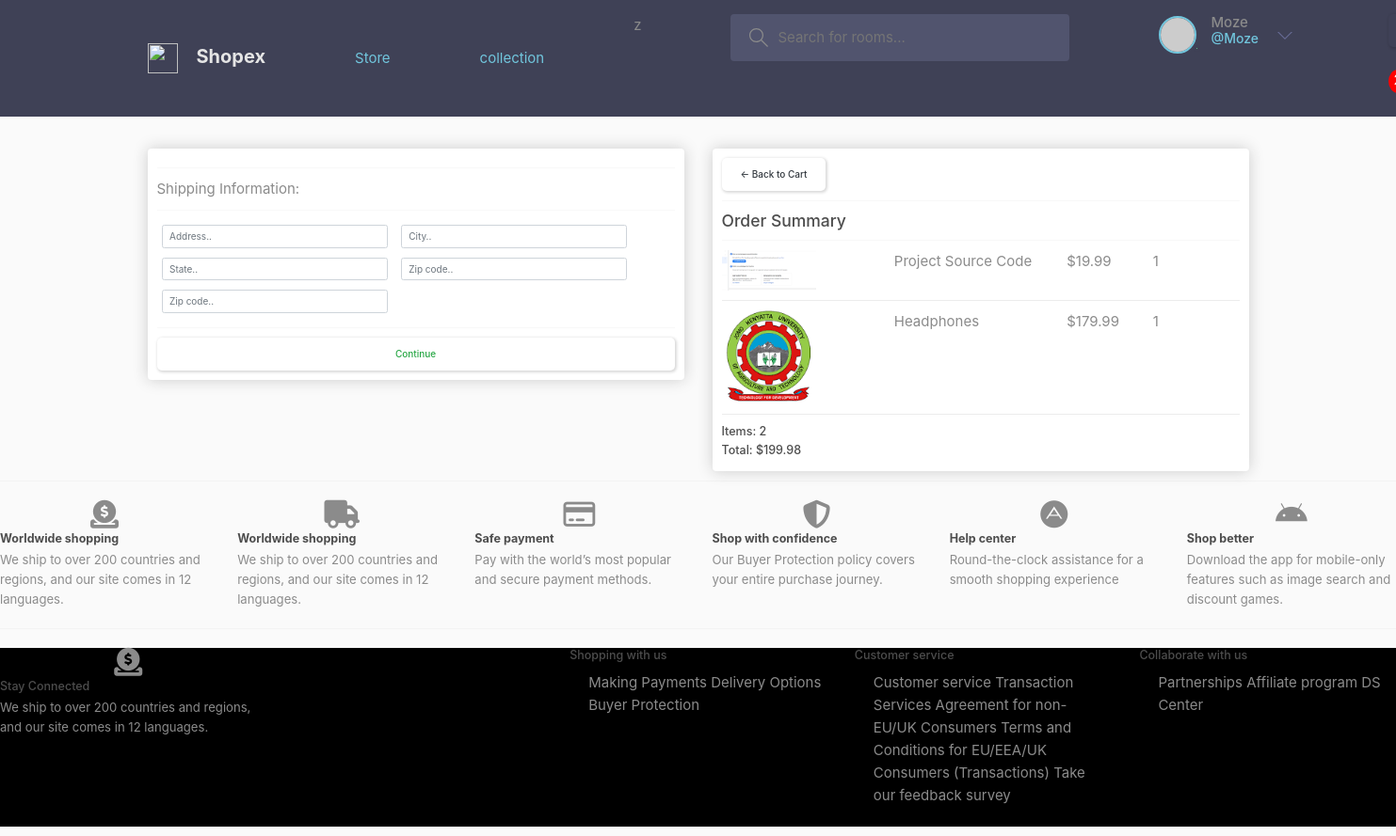
/checkout/ (signed in), run on an earlier commit of the app's database.
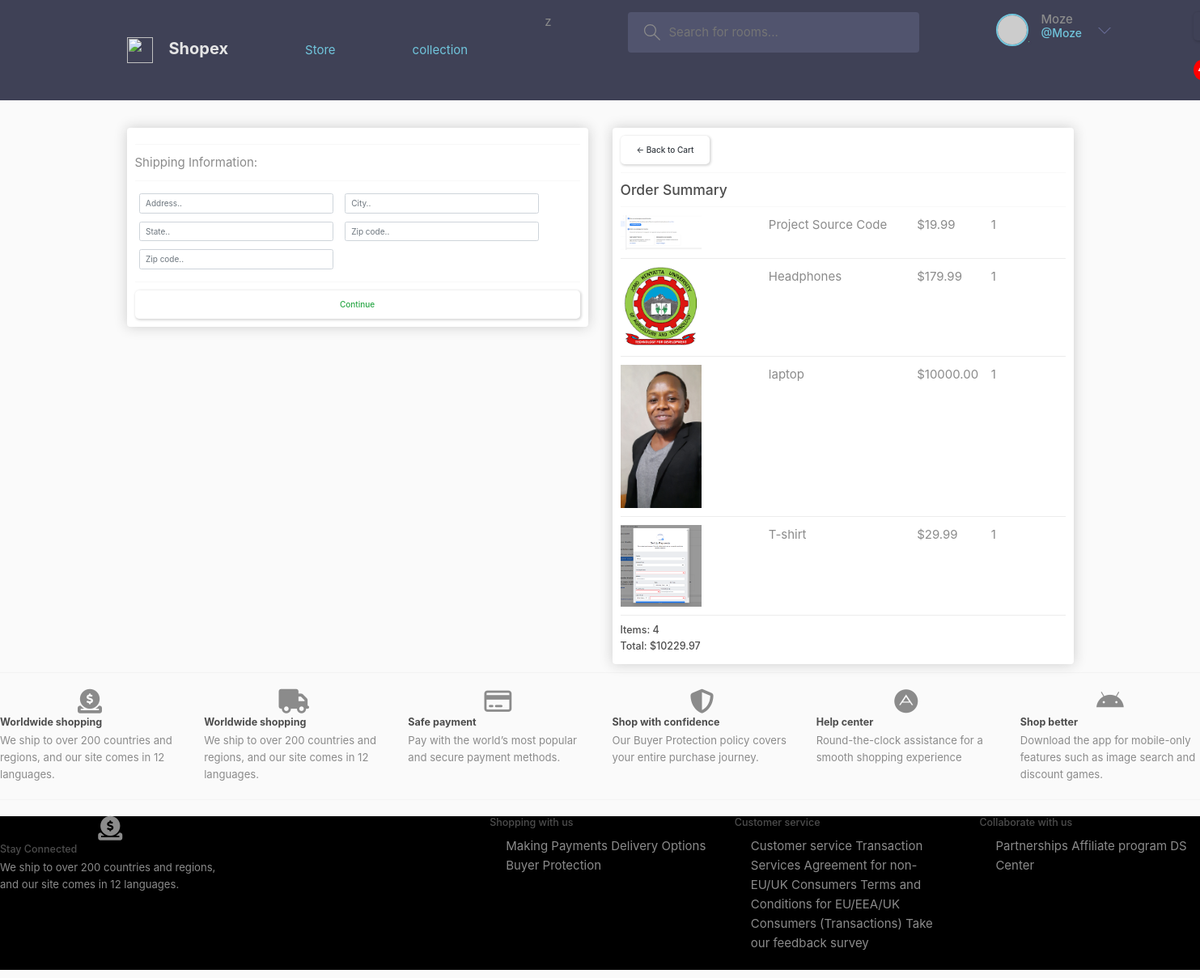
And on a later commit of the database.
### store/models.py (models this page shows, shortened)
class orderedItem(models.Model):
    product = models.ForeignKey(Product,on_delete=models.SET_NULL,blank=True,null=True)
    order = models.ForeignKey(Order,on_delete=models.SET_NULL,blank=True,null=True)
    quantity = models.IntegerField(default=0,null=True,blank=True)
    date_added = models.DateTimeField(auto_now_add=True)
    @property
    def get_total(self):
        total = self.product.price*self.quantity
        return total

class Product(models.Model):
    category = models.ForeignKey(Category,on_delete=models.SET_NULL,blank=True,null=True)
    slug = models.SlugField(max_length=200,null=True,blank=False)
    name = models.CharField(max_length=200,null=True)
    price = models.DecimalField(max_digits=7,decimal_places=2 )
    old_price =  models.DecimalField(max_digits=7,decimal_places=2,null=True,)
    small_descriptions = models.CharField(max_length=500,null=True,blank=False)
    descriptions = models.TextField(max_length=500,null=True,blank=False)
    digital = models.BooleanField(default=False,null=True,blank=False)
    image = models.ImageField(null=True, blank=True)
    trending = models.BooleanField(default=False,help_text="0=default, 1=Trending")
    tag =  models.CharField(max_length=200,null=True,blank=False)
    status = models.BooleanField(default=False,help_text="0=default, 1=Hidden")
    @property
    def imageURL(self):
        try:
            url = self.image.url
        except:
            url = ''
        return url

class Order(models.Model):
    customer = models.ForeignKey(Customer,on_delete=models.SET_NULL,blank=True,null=True)
    date_ordered = models.DateTimeField(auto_now_add=True)
    complete = models.BooleanField(default=False,null=True,blank=False)
    transaction_id = models.CharField(max_length=200,null=True)
    @property
    def shipping(self):
        shipping=False
        ordereditems = self.ordereditem_set.all()
        for i in ordereditems:
            if i.product.digital == False:
                shipping = True
        return shipping
    @property
    def get_cart_total(self):
        ordereditems = self.ordereditem_set.all()
        total = sum([item.get_total for item in ordereditems])
        return total
    @property
    def get_cart_items(self):
        ordereditems = self.ordereditem_set.all()
        total = sum([item.quantity for item in ordereditems])
        return total

### store/views.py (the view)
# urls.py: path('checkout/', views.checkout, name="checkout"),
def checkout(request):
     data = cartData(request)
     cartItems = data['cartItems']
     order =data['order']
     items = data['items']
     context = {'items':items,'order':order, 'cartItems':cartItems}
     return render (request, 'store/checkout.html',context)

### store/utils.py (called while the page is built)
def cartData(request):
    if request.user.is_authenticated:
        customer = request.user.customer
        order, created = Order.objects.get_or_create(customer=customer,complete=False)
        items= order.ordereditem_set.all()
        cartItems = order.get_cart_items
    else:
       cookieData = cookieCart(request)
       cartItems = cookieData['cartItems']
       order = cookieData['order']
       items = cookieData['items']
    return{'cartItems':cartItems,'order':order,'items':items}

### store/templates/store/checkout.html (shortened to what this page needs)
{% extends 'store/main.html' %}
{% load static %}
{% block content %}
     <div class="row">
		<div class="col-lg-6">
			<div class="box-element" id="form-wrapper">
				<form id="form">
					<div id="shipping-info">
						<hr>
						<p>Shipping Information:</p>
						<hr>
						<div class="form-field">
							<input class="form-control" type="text" name="address" placeholder="Address..">
						</div>
						<div class="form-field">
							<input class="form-control" type="text" name="city" placeholder="City..">
						</div>
						<div class="form-field">
							<input class="form-control" type="text" name="state" placeholder="State..">
						</div>
						<div class="form-field">
							<input class="form-control" type="text" name="zipcode" placeholder="Zip code..">
						</div>
						<div class="form-field">
							<input class="form-control" type="text" name="country" placeholder="Zip code..">
						</div>
					</div>
					<hr>
					<input id="form-button" class="btn btn-outline-success btn-block" type="submit" value="Continue">
				</form>
			</div>
			<br>
		</div>
		<div class="col-lg-6">
			<div class="box-element">
				<a  class="btn btn-outline-dark" href="{% url 'cart' %}">&#x2190; Back to Cart</a>
				<hr>
				<h3>Order Summary</h3>
				<hr>
				{% for item in items %}
				<div class="cart-row">
					<div style="flex:2"><img class="row-image" src="{{item.product.imageURL}}"></div>
					<div style="flex:2"><p>{{item.product.name}}</p></div>
					<div style="flex:1"><p>${{item.product.price|floatformat:2}}</p></div>
					<div style="flex:1"><p>{{item.quantity}}</p></div>
				</div>
				{% endfor %}
				<h5>Items:   {{order.get_cart_items}}</h5>
				<h5>Total:   ${{order.get_cart_total|floatformat:2}}</h5>
			</div>
		</div>
	</div>
{% endblock content %}

### store/templates/store/main.html (shortened to what this page needs)
<!DOCTYPE html>
{% load static %}
<html>
<head>
	<link rel="stylesheet" href="https://stackpath.bootstrapcdn.com/bootstrap/4.4.1/css/bootstrap.min.css">
	<link rel="stylesheet" href="path/to/bootstrap/css/bootstrap.min.css">
	<link rel="stylesheet" href="path/to/font-awesome/css/font-awesome.min.css">
	<link rel="stylesheet" href="https://cdn.jsdelivr.net/npm/bootstrap@4.3.1/dist/css/bootstrap.min.css">
	<link rel="stylesheet" href="https://cdnjs.cloudflare.com/ajax/libs/font-awesome/4.7.0/css/font-awesome.min.css">
	<link rel="stylesheet" type="text/css" href="{% static 'css/main.css' %}">
</head>
<body>
	<header class="header header--loggedIn">
		<div class="container">
		  <a href="{% url 'store' %}" class="header__logo">
			<img src="{% static 'images/logo.svg' %}" />
			<h1>Shopex</h1>
		  </a>
		  <a class="header__logo" href="{% url 'store' %}">Store <span class="sr-only">(current)</span></a>
		  <a class="header__logo" href="{% url 'collection' %}">collection</a>
	z
		  <form class="header__search" method="GET" action="#">
			<label>
			  <input  name="q" placeholder="Search for rooms..." />
			</label>
		  </form>
	 <nav class="header__menu">
	{% if user.is_authenticated %}
	<div class="header__user">
		<a href="profile.html">
		  <div class="avatar avatar--medium active">
			<img src="https://randomuser.me/api/portraits/men/37.jpg" />
		  </div>
		  <p>{{request.user.username}} <span>@{{request.user.username}}</span></p>
		</a>
		<button class="dropdown-button">
		  <svg version="1.1" xmlns="http://www.w3.org/2000/svg" width="32" height="32" viewBox="0 0 32 32">
			<title>chevron-down</title>
			<path d="M16 21l-13-13h-3l16 16 16-16h-3l-13 13z"></path>
		  </svg>
		</button>
	  </div>
	{% endif %}
	</nav>
	<div class="form-inline my-2 my-lg-0">
		<div class="search-bar">
			<a href="#"class="btn btn-warning">Login</a>
			<a href="{% url 'cart' %}">
			</a>
			<p id="cart-total">{{cartItems}}</p>
			</div>
	 </div>
	</div>
	</header>
     <div class="container">
            <br>
            {% block content %}
            {% endblock content %}
         </div>
		<hr>
<div class="bottom-footer" style="margin-top: 2rem;">
	<div class="row">
		<div class="col">
			<center><i class="fa-sharp fa-solid fa-circle-dollar-to-slot fa-2x"></i></center>
			<h5><strong>Worldwide shopping</strong></h5>
			<p style="font-size: 0.875em!important;">We ship to over 200 countries and regions, and our site comes in 12 languages.</p>
		</div>
		<div class="col">
			<center><i class="fa-solid fa-truck fa-2x"></i></center>
			<h5><strong>Worldwide shopping</strong></h5>
			<p style="font-size: 0.875em!important;">We ship to over 200 countries and regions, and our site comes in 12 languages.</p>
		</div>
		<div class="col">
			<center><i class="fa-regular fa-credit-card fa-2x"></i></center>
			<h5><strong>Safe payment</strong></h5>
			<p style="font-size: 0.875em!important;">Pay with the world’s most popular and secure payment methods.</p>
		  </div>
		  <div class="col">
			<center><i class="fa-solid fa-shield-halved fa-2x"></i></center>
			<h5><strong>Shop with confidence</strong></h5>
			<p style="font-size: 0.875em!important;">Our Buyer Protection policy covers your entire purchase journey.</p>
		  </div>
		  <div class="col">
			<center><i class="fa-brands fa-adn fa-2x"></i></center>
			<h5><strong>Help center</strong></h5>
			<p style="font-size: 0.875em!important;">Round-the-clock assistance for a smooth shopping experience</p>
		  </div>
		  <div class="col">
			<center><i class="fa-brands fa-android fa-2x"></i></center>
			<h5><strong>Shop better</strong></h5>
			<p style="font-size: 0.875em!important;">Download the app for mobile-only features such as image search and discount games.</p>
		  </div>
</div>
<hr>
<div class="bottom-footer" style="margin-top: 2rem; background-color: black; " >
	<div class="row">
		<div class="col">
			<center><i class="fa-sharp fa-solid fa-circle-dollar-to-slot fa-2x"></i></center>
			<h5>Stay Connected</h5>
			<p style="font-size: 0.875em!important;">We ship to over 200 countries and regions, and our site comes in 12 languages.</p>
		</div>
		<div class="col">
		</div>
		<div class="col">
			<h5>Shopping with us</h5>
			<p style="font-size: 0.875em!important;">
				<ul>
					<l1>Making Payments</l1>
					<l1>Delivery Options</l1>
					<l1>Buyer Protection</l1>
				</ul>
			</p>
		  </div>
		  <div class="col">
			<h5>Customer service</h5>
			<p style="font-size: 0.875em!important;">
				<ul>
					<l1>Customer service</l1>
					<l1>Transaction Services Agreement for non-<br>EU/UK Consumers</l1>
					<l1>Terms and Conditions for EU/EEA/UK</l1>
					<l1>Consumers (Transactions)</l1>
					<l1>Take our feedback survey</l1>
				</ul>
			</p>
		  </div>
		  <div class="col">
			<h5>Collaborate with us</h5>
			<p style="font-size: 0.875em!important;">
				<ul>
					<l1>Partnerships</l1>
					<l1>Affiliate program</l1>
					<l1>DS Center</l1>
				</ul>
			</p>
		  </div>
</div>
<hr>
</body>
</html>

### static/css/main.css (style rules this page uses)
body { background-color: hsl(0, 0%, 98%); }
h1,h2,h3,h4,h5,h6 { color:hsl(0, 0%, 30%); }
.box-element { box-shadow:hsl(0, 0%, 80%) 0 0 16px; background-color: #fff; border-radius: 4px; padding: 10px; }
#cart-total { display: block; text-align: center; color:#fff; background-color: red; width: 20px; height: 25px; border-radius: 50%; font-size: 14px; }
.col-lg-4, .col-lg-6, .col-lg-8, .col-lg-12 { margin-top: 10px; }
.btn { border-radius: 0; }
.row-image { width: 100px; }
.form-field { width:250px; display: inline-block; padding: 5px; }
.cart-row { display: flex; align-items: flex-stretch; padding-bottom: 10px; margin-bottom: 10px; border-bottom: 1px solid #ececec; }
a { text-decoration: none; }
.search-bar { width: 100% !important; margin-left: 10% !important; }
:root { --color-main: #71c6dd; --color-main-light: #e1f6fb; --color-dark: #3f4156; --color-dark-medium: #51546e; --color-dark-light: #696d97; --color-light: #e5e5e5; --color-gray: #8b8b8b; --color-light-gray: #b2bdbd; --color-bg: #2d2d39; --color-success: #5dd693; --color-error: #fc4b0b; }
* { font-family: "DM Sans", -apple-system, BlinkMacSystemFont, "Segoe UI", Roboto, Oxygen, Ubuntu, Cantarell, "Open Sans", "Helvetica Neue", sans-serif; margin: 0; padding: 0; text-rendering: optimizeLegibility; font-size: inherit; }
html { font-size: 56.25%; }
@media only screen and (min-width: 1200px) { html { font-size: 62.5%; } }
body { line-height: 1.6; font-weight: 400; font-size: 1.5rem; color: var(--color-gray); min-height: 100vh; }
img { width: 100%; }
a { display: inline-block; color: var(--color-main); text-decoration: none; }
.container { max-width: 120rem; width: 90%; margin: auto; }
.btn { background-color: transparent; border: none; display: inline-flex; align-items: center; gap: 1rem; cursor: pointer; transition: all ease-in-out 0.3s; padding: 1rem 2rem; border-radius: 5px; box-shadow: 1px 1px 3px 1px rgba(0, 0, 0, 0.15); font-weight: 500; }
.avatar { position: relative; display: inline-block; border-radius: 50%; border: 2px solid var(--color-main); }
.avatar img { display: block; border-radius: 50%; object-fit: cover; object-position: center; }
.avatar::after { content: ""; display: block; position: absolute; background-color: var(--color-gray); z-index: 111; border-radius: 50%; border: 0.3rem solid var(--color-dark); }
.avatar.active::after { background-color: var(--color-success); }
.avatar.avatar--medium img { width: 3.6rem; height: 3.6rem; border-radius: 50%; }
.avatar.avatar--medium:after { width: 0.7rem; height: 0.7rem; bottom: 0px; right: -6px; }
.header { padding: 1.5rem; background-color: var(--color-dark); }
.header > .container { display: flex; gap: 9.5rem; }
.header__logo, .header__user { display: flex; gap: 2rem; align-items: center; }
.header__logo > img { height: 3.2rem; width: 3.2rem; }
.header__logo > h1 { font-weight: 700; font-size: 2rem; color: var(--color-light); }
.header__search > label { background-color: var(--color-dark-medium); padding: 1.3rem 1rem; display: flex; align-items: center; gap: 1rem; border-radius: 4px; }
.header__search svg { fill: var(--color-gray); width: 2rem; height: 2rem; margin-left: 1rem; }
.header__search input { width: 30rem; background: transparent; border: none; outline: none; color: var(--color-light); }
.header__menu { margin-left: auto; position: relative; }
.header__menu a { display: flex; gap: 1.5rem; align-items: center; font-weight: 500; text-decoration: none; color: var(--color-gray); }
.header__menu img { height: 3.6rem; }
.header__menu p { line-height: 1.2; }
.header__menu span { color: var(--color-main); font-weight: 500; font-size: 1.4rem; display: block; }
.header__menu svg { width: 1.6rem; height: 1.6rem; fill: var(--color-dark-light); }
.dropdown-button { background: transparent; border: 0; outline: 0; cursor: pointer; }

### store/templates/store/main.html (style rules this page uses)
a { text-decoration: none; }

What changed in the data, as far as the page shows it:
added orderedItem: product.imageURL (picture), product.name "laptop", product.price "10000.00", quantity "1"
added orderedItem: product.imageURL (picture), product.name "T-shirt", product.price "29.99", quantity "1"
computed for Order: get_cart_items "2" → "4"; get_cart_total "199.98" → "10229.97"
